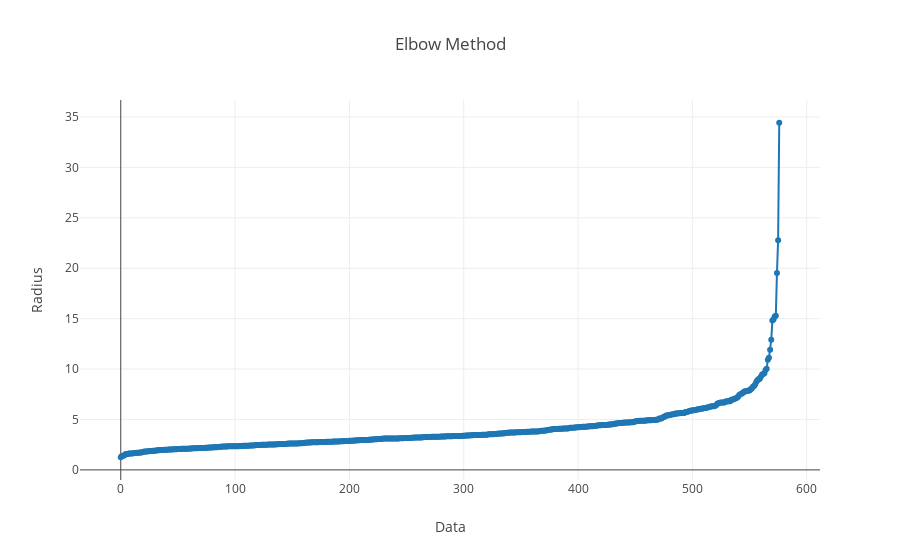

Notebook code for this chart:
### Markdown cell above
### For minPts=4

### Code cell
minDistance1 = []
for l in range(0,577):
    interDistance1 = []
    for k in range(0,577):
        if(l==k):
            continue
        else:
            intermediateDistance1 = math.sqrt((X[l]-X[k])**2+(Y[l]-Y[k])**2+(Z[l]-Z[k])**2)
            interDistance1.append(intermediateDistance1)
            interDistance1.sort()
    minDistance1.append(interDistance1[3])
    minDistance1.sort(reverse=True)
Q1 = list(range(0,577))
Q1.sort(reverse=True)
trace0 = go.Scatter(
    x = Q1,
    y = minDistance1,
    mode = 'lines+markers',
    name = 'lines+markers'
)
layout = dict(title = 'Elbow Method',
              xaxis = dict(title = 'Data'),
              yaxis = dict(title = 'Radius'),
              )
data = [trace0]
fig = go.Figure(data=data,layout=layout)
iplot(fig)

### Figure 1 — Plotly figure (JSON) as saved in the notebook; plotly's stock layout.template omitted (floating-point values rounded to 4 significant figures; data arrays with more than 128 entries replaced by an {"elided": "..."} marker saying what was removed)
{"data": [{"mode": "lines+markers", "name": "lines+markers", "type": "scatter", "x": {"elided": "577 int values"}, "y": {"elided": "577 float values"}}], "layout": {"title": "Elbow Method", "xaxis": {"title": "Data"}, "yaxis": {"title": "Radius"}}}
